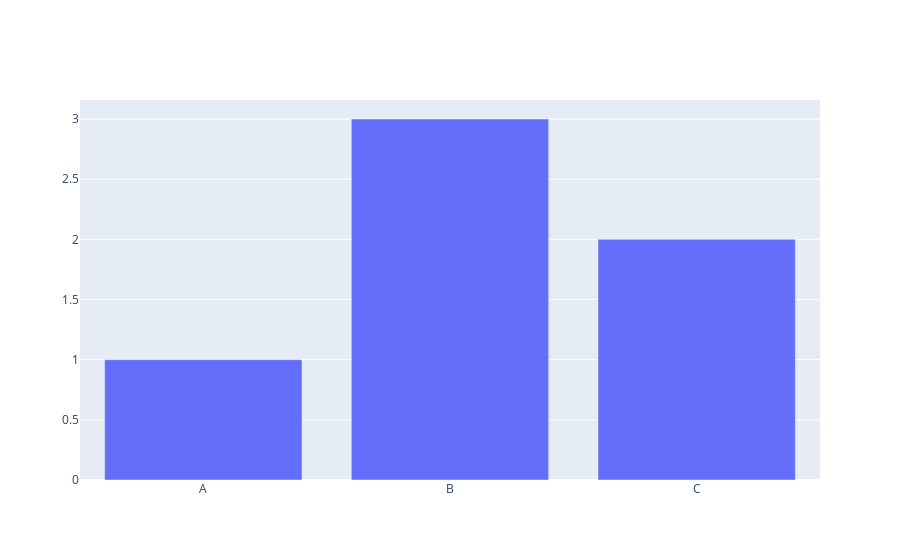

Source (notebook cell):
### Code cell
fig = go.Figure(go.Bar(x=['A','B','C'], y = [1,3,2]))
fig.show()

### Figure 1 — Plotly figure (JSON) as saved in the notebook; plotly's stock layout.template omitted (floating-point values rounded to 4 significant figures)
{"data": [{"type": "bar", "x": ["A", "B", "C"], "y": [1, 3, 2]}], "layout": {}}
